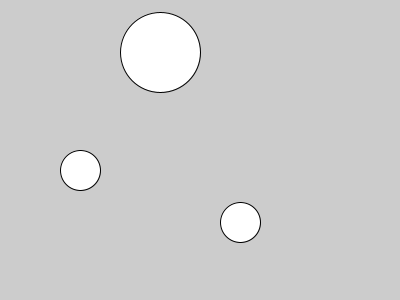
Frame 1 (no input)
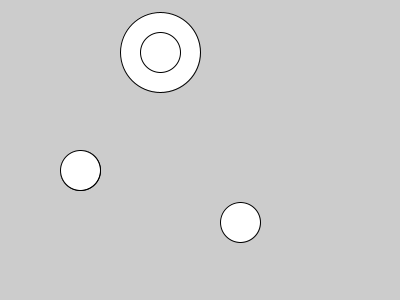
Frame 2 (the mouse pressed at the canvas centre, redrawn once)

The Processing sketch that drew these frames (run headless with seeded random() and noise(); the mouse was pressed at the canvas centre and the sketch redrawn once):

// Processing sketch: PVector_sub
// ── PVector_sub.pde
PVector v1, v2;

void setup() {
  size(400, 300);

  noLoop();

  v1 = new PVector(240, 222, 0);

  v2 = new PVector(80, 170, 0);
}

void draw() {
  // 以向量v1的数值为圆心,绘制半径为40的圆(右下角)
  ellipse(v1.x, v1.y, 40, 40);

  // 以向量v2的数值为圆心,绘制半径为40的圆(左下方)
  ellipse(v2.x, v2.y, 40, 40);

  // 以向量v1和v2之差为圆心,绘制半径为80的圆(中上部)
  v1.sub(v2);

  ellipse(v1.x, v1.y, 80, 80);
}
